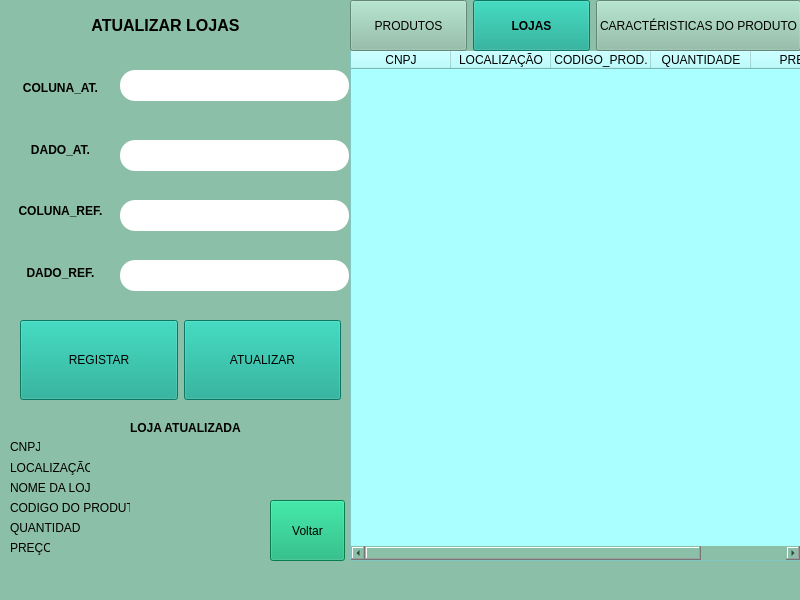
<?xml version="1.0" encoding="UTF-8"?>
<ui version="4.0">
 <class>MainWindow</class>
 <widget class="QMainWindow" name="MainWindow">
  <property name="geometry">
   <rect>
    <x>0</x>
    <y>0</y>
    <width>800</width>
    <height>600</height>
   </rect>
  </property>
  <property name="windowTitle">
   <string>MainWindow</string>
  </property>
  <property name="styleSheet">
   <string notr="true">background-color:rgb(140, 191, 167)</string>
  </property>
  <widget class="QWidget" name="centralwidget">
   <widget class="QTableWidget" name="tableWidget">
    <property name="geometry">
     <rect>
      <x>350</x>
      <y>50</y>
      <width>451</width>
      <height>511</height>
     </rect>
    </property>
    <property name="styleSheet">
     <string notr="true">background-color: rgb(170, 255, 255);</string>
    </property>
    <column>
     <property name="text">
      <string>CNPJ</string>
     </property>
    </column>
    <column>
     <property name="text">
      <string>LOCALIZAÇÃO</string>
     </property>
    </column>
    <column>
     <property name="text">
      <string>CODIGO_PROD.</string>
     </property>
    </column>
    <column>
     <property name="text">
      <string>QUANTIDADE</string>
     </property>
    </column>
    <column>
     <property name="text">
      <string>PREÇO</string>
     </property>
    </column>
   </widget>
   <widget class="QLabel" name="label">
    <property name="geometry">
     <rect>
      <x>60</x>
      <y>0</y>
      <width>211</width>
      <height>51</height>
     </rect>
    </property>
    <property name="text">
     <string>&lt;html&gt;&lt;head/&gt;&lt;body&gt;&lt;p&gt;&lt;span style=&quot; font-size:12pt; font-weight:600;&quot;&gt;ATUALIZAR LOJAS&lt;/span&gt;&lt;/p&gt;&lt;/body&gt;&lt;/html&gt;</string>
    </property>
    <property name="alignment">
     <set>Qt::AlignCenter</set>
    </property>
   </widget>
   <widget class="QWidget" name="horizontalLayoutWidget">
    <property name="geometry">
     <rect>
      <x>350</x>
      <y>0</y>
      <width>451</width>
      <height>51</height>
     </rect>
    </property>
    <layout class="QHBoxLayout" name="horizontalLayout">
     <item>
      <widget class="QPushButton" name="pushButton_5">
       <property name="sizePolicy">
        <sizepolicy hsizetype="Preferred" vsizetype="Preferred">
         <horstretch>0</horstretch>
         <verstretch>0</verstretch>
        </sizepolicy>
       </property>
       <property name="text">
        <string>PRODUTOS</string>
       </property>
      </widget>
     </item>
     <item>
      <widget class="QPushButton" name="pushButton_4">
       <property name="sizePolicy">
        <sizepolicy hsizetype="Preferred" vsizetype="Preferred">
         <horstretch>0</horstretch>
         <verstretch>0</verstretch>
        </sizepolicy>
       </property>
       <property name="font">
        <font>
         <weight>75</weight>
         <bold>true</bold>
        </font>
       </property>
       <property name="styleSheet">
        <string notr="true">
background-color: rgb(15, 166, 141);</string>
       </property>
       <property name="text">
        <string>LOJAS</string>
       </property>
      </widget>
     </item>
     <item>
      <widget class="QPushButton" name="pushButton_3">
       <property name="sizePolicy">
        <sizepolicy hsizetype="Preferred" vsizetype="Preferred">
         <horstretch>0</horstretch>
         <verstretch>0</verstretch>
        </sizepolicy>
       </property>
       <property name="text">
        <string>CARACTÉRISTICAS DO PRODUTO</string>
       </property>
      </widget>
     </item>
    </layout>
   </widget>
   <widget class="QLabel" name="label_7">
    <property name="geometry">
     <rect>
      <x>130</x>
      <y>420</y>
      <width>151</width>
      <height>16</height>
     </rect>
    </property>
    <property name="text">
     <string>&lt;html&gt;&lt;head/&gt;&lt;body&gt;&lt;p&gt;&lt;span style=&quot; font-weight:600;&quot;&gt;  LOJA  ATUALIZADA&lt;/span&gt;&lt;/p&gt;&lt;/body&gt;&lt;/html&gt;</string>
    </property>
   </widget>
   <widget class="QLabel" name="label_8">
    <property name="geometry">
     <rect>
      <x>10</x>
      <y>440</y>
      <width>47</width>
      <height>13</height>
     </rect>
    </property>
    <property name="text">
     <string>CNPJ:</string>
    </property>
   </widget>
   <widget class="QLabel" name="label_9">
    <property name="geometry">
     <rect>
      <x>40</x>
      <y>440</y>
      <width>131</width>
      <height>16</height>
     </rect>
    </property>
    <property name="text">
     <string/>
    </property>
   </widget>
   <widget class="QLabel" name="label_10">
    <property name="geometry">
     <rect>
      <x>10</x>
      <y>460</y>
      <width>101</width>
      <height>16</height>
     </rect>
    </property>
    <property name="text">
     <string>LOCALIZAÇÃO: </string>
    </property>
   </widget>
   <widget class="QLabel" name="label_11">
    <property name="geometry">
     <rect>
      <x>90</x>
      <y>460</y>
      <width>111</width>
      <height>16</height>
     </rect>
    </property>
    <property name="text">
     <string/>
    </property>
   </widget>
   <widget class="QLabel" name="label_12">
    <property name="geometry">
     <rect>
      <x>10</x>
      <y>480</y>
      <width>121</width>
      <height>16</height>
     </rect>
    </property>
    <property name="text">
     <string>NOME DA LOJA:</string>
    </property>
   </widget>
   <widget class="QLabel" name="label_13">
    <property name="geometry">
     <rect>
      <x>90</x>
      <y>480</y>
      <width>101</width>
      <height>16</height>
     </rect>
    </property>
    <property name="text">
     <string/>
    </property>
   </widget>
   <widget class="QLabel" name="label_14">
    <property name="geometry">
     <rect>
      <x>10</x>
      <y>520</y>
      <width>81</width>
      <height>16</height>
     </rect>
    </property>
    <property name="text">
     <string>QUANTIDADE:</string>
    </property>
   </widget>
   <widget class="QLabel" name="label_15">
    <property name="geometry">
     <rect>
      <x>80</x>
      <y>520</y>
      <width>131</width>
      <height>16</height>
     </rect>
    </property>
    <property name="text">
     <string/>
    </property>
   </widget>
   <widget class="QLabel" name="label_16">
    <property name="geometry">
     <rect>
      <x>10</x>
      <y>540</y>
      <width>121</width>
      <height>16</height>
     </rect>
    </property>
    <property name="text">
     <string>PREÇO:</string>
    </property>
   </widget>
   <widget class="QLabel" name="label_17">
    <property name="geometry">
     <rect>
      <x>50</x>
      <y>540</y>
      <width>131</width>
      <height>16</height>
     </rect>
    </property>
    <property name="text">
     <string/>
    </property>
   </widget>
   <widget class="QWidget" name="horizontalLayoutWidget_2">
    <property name="geometry">
     <rect>
      <x>20</x>
      <y>320</y>
      <width>321</width>
      <height>80</height>
     </rect>
    </property>
    <layout class="QHBoxLayout" name="horizontalLayout_2">
     <item>
      <widget class="QPushButton" name="pushButton">
       <property name="enabled">
        <bool>true</bool>
       </property>
       <property name="sizePolicy">
        <sizepolicy hsizetype="Preferred" vsizetype="Preferred">
         <horstretch>0</horstretch>
         <verstretch>0</verstretch>
        </sizepolicy>
       </property>
       <property name="styleSheet">
        <string notr="true">
background-color: rgb(15, 166, 141);</string>
       </property>
       <property name="text">
        <string>REGISTAR</string>
       </property>
      </widget>
     </item>
     <item>
      <widget class="QPushButton" name="pushButton_2">
       <property name="sizePolicy">
        <sizepolicy hsizetype="Preferred" vsizetype="Preferred">
         <horstretch>0</horstretch>
         <verstretch>0</verstretch>
        </sizepolicy>
       </property>
       <property name="styleSheet">
        <string notr="true">
background-color: rgb(15, 166, 141);</string>
       </property>
       <property name="text">
        <string>ATUALIZAR</string>
       </property>
      </widget>
     </item>
    </layout>
   </widget>
   <widget class="QLabel" name="label_19">
    <property name="geometry">
     <rect>
      <x>10</x>
      <y>500</y>
      <width>121</width>
      <height>16</height>
     </rect>
    </property>
    <property name="text">
     <string>CODIGO DO PRODUTO:</string>
    </property>
   </widget>
   <widget class="QLabel" name="label_20">
    <property name="geometry">
     <rect>
      <x>130</x>
      <y>500</y>
      <width>121</width>
      <height>16</height>
     </rect>
    </property>
    <property name="text">
     <string/>
    </property>
   </widget>
   <widget class="QWidget" name="verticalLayoutWidget">
    <property name="geometry">
     <rect>
      <x>0</x>
      <y>60</y>
      <width>121</width>
      <height>241</height>
     </rect>
    </property>
    <layout class="QVBoxLayout" name="verticalLayout">
     <item>
      <widget class="QLabel" name="label_2">
       <property name="text">
        <string>&lt;html&gt;&lt;head/&gt;&lt;body&gt;&lt;p&gt;&lt;span style=&quot; font-weight:600;&quot;&gt;COLUNA_AT.&lt;/span&gt;&lt;/p&gt;&lt;/body&gt;&lt;/html&gt;</string>
       </property>
       <property name="alignment">
        <set>Qt::AlignCenter</set>
       </property>
      </widget>
     </item>
     <item>
      <widget class="QLabel" name="label_3">
       <property name="text">
        <string>&lt;html&gt;&lt;head/&gt;&lt;body&gt;&lt;p&gt;&lt;span style=&quot; font-weight:600;&quot;&gt;DADO_AT.&lt;/span&gt;&lt;/p&gt;&lt;/body&gt;&lt;/html&gt;</string>
       </property>
       <property name="alignment">
        <set>Qt::AlignCenter</set>
       </property>
      </widget>
     </item>
     <item>
      <widget class="QLabel" name="label_18">
       <property name="text">
        <string>&lt;html&gt;&lt;head/&gt;&lt;body&gt;&lt;p&gt;&lt;span style=&quot; font-weight:600;&quot;&gt;COLUNA_REF.&lt;/span&gt;&lt;/p&gt;&lt;/body&gt;&lt;/html&gt;</string>
       </property>
       <property name="alignment">
        <set>Qt::AlignCenter</set>
       </property>
      </widget>
     </item>
     <item>
      <widget class="QLabel" name="label_4">
       <property name="text">
        <string>&lt;html&gt;&lt;head/&gt;&lt;body&gt;&lt;p&gt;&lt;span style=&quot; font-weight:600;&quot;&gt;DADO_REF.&lt;/span&gt;&lt;/p&gt;&lt;/body&gt;&lt;/html&gt;</string>
       </property>
       <property name="alignment">
        <set>Qt::AlignCenter</set>
       </property>
      </widget>
     </item>
    </layout>
   </widget>
   <widget class="QPushButton" name="pushButton_6">
    <property name="geometry">
     <rect>
      <x>270</x>
      <y>500</y>
      <width>75</width>
      <height>61</height>
     </rect>
    </property>
    <property name="styleSheet">
     <string notr="true">background-color: rgb(10, 175, 112);
</string>
    </property>
    <property name="text">
     <string>Voltar</string>
    </property>
   </widget>
   <widget class="QLineEdit" name="lineEdit">
    <property name="geometry">
     <rect>
      <x>120</x>
      <y>260</y>
      <width>229</width>
      <height>31</height>
     </rect>
    </property>
    <property name="sizePolicy">
     <sizepolicy hsizetype="Preferred" vsizetype="Preferred">
      <horstretch>0</horstretch>
      <verstretch>0</verstretch>
     </sizepolicy>
    </property>
    <property name="font">
     <font>
      <pointsize>12</pointsize>
     </font>
    </property>
    <property name="styleSheet">
     <string notr="true">background-color: rgb(255, 170, 0);
border-color: qlineargradient(spread:pad, x1:0, y1:0, x2:1, y2:0, stop:0 rgba(0, 0, 0, 255), stop:1 rgba(255, 255, 255, 255));
border-color: rgb(0, 0, 0);
border-radius:15px;
background-color: rgb(255, 255, 255);
border-color: qlineargradient(spread:pad, x1:0, y1:0, x2:1, y2:0, stop:0 rgba(0, 0, 0, 255), stop:1 rgba(255, 255, 255, 255));
border-width: 2px; 
border - style:outset;
border - color:black;</string>
    </property>
   </widget>
   <widget class="QLineEdit" name="lineEdit_2">
    <property name="geometry">
     <rect>
      <x>120</x>
      <y>200</y>
      <width>229</width>
      <height>31</height>
     </rect>
    </property>
    <property name="sizePolicy">
     <sizepolicy hsizetype="Preferred" vsizetype="Preferred">
      <horstretch>0</horstretch>
      <verstretch>0</verstretch>
     </sizepolicy>
    </property>
    <property name="font">
     <font>
      <pointsize>12</pointsize>
     </font>
    </property>
    <property name="styleSheet">
     <string notr="true">background-color: rgb(255, 170, 0);
border-color: qlineargradient(spread:pad, x1:0, y1:0, x2:1, y2:0, stop:0 rgba(0, 0, 0, 255), stop:1 rgba(255, 255, 255, 255));
border-color: rgb(0, 0, 0);
border-radius:15px;
background-color: rgb(255, 255, 255);
border-color: qlineargradient(spread:pad, x1:0, y1:0, x2:1, y2:0, stop:0 rgba(0, 0, 0, 255), stop:1 rgba(255, 255, 255, 255));
border-width: 2px; 
border - style:outset;
border - color:black;</string>
    </property>
   </widget>
   <widget class="QLineEdit" name="lineEdit_3">
    <property name="geometry">
     <rect>
      <x>120</x>
      <y>140</y>
      <width>229</width>
      <height>31</height>
     </rect>
    </property>
    <property name="sizePolicy">
     <sizepolicy hsizetype="Preferred" vsizetype="Preferred">
      <horstretch>0</horstretch>
      <verstretch>0</verstretch>
     </sizepolicy>
    </property>
    <property name="font">
     <font>
      <pointsize>12</pointsize>
     </font>
    </property>
    <property name="styleSheet">
     <string notr="true">background-color: rgb(255, 170, 0);
border-color: qlineargradient(spread:pad, x1:0, y1:0, x2:1, y2:0, stop:0 rgba(0, 0, 0, 255), stop:1 rgba(255, 255, 255, 255));
border-color: rgb(0, 0, 0);
border-radius:15px;
background-color: rgb(255, 255, 255);
border-color: qlineargradient(spread:pad, x1:0, y1:0, x2:1, y2:0, stop:0 rgba(0, 0, 0, 255), stop:1 rgba(255, 255, 255, 255));
border-width: 2px; 
border - style:outset;
border - color:black;</string>
    </property>
   </widget>
   <widget class="QLineEdit" name="lineEdit_4">
    <property name="geometry">
     <rect>
      <x>120</x>
      <y>70</y>
      <width>229</width>
      <height>31</height>
     </rect>
    </property>
    <property name="sizePolicy">
     <sizepolicy hsizetype="Preferred" vsizetype="Preferred">
      <horstretch>0</horstretch>
      <verstretch>0</verstretch>
     </sizepolicy>
    </property>
    <property name="font">
     <font>
      <pointsize>12</pointsize>
     </font>
    </property>
    <property name="styleSheet">
     <string notr="true">background-color: rgb(255, 170, 0);
border-color: qlineargradient(spread:pad, x1:0, y1:0, x2:1, y2:0, stop:0 rgba(0, 0, 0, 255), stop:1 rgba(255, 255, 255, 255));
border-color: rgb(0, 0, 0);
border-radius:15px;
background-color: rgb(255, 255, 255);
border-color: qlineargradient(spread:pad, x1:0, y1:0, x2:1, y2:0, stop:0 rgba(0, 0, 0, 255), stop:1 rgba(255, 255, 255, 255));
border-width: 2px; 
border - style:outset;
border - color:black;</string>
    </property>
   </widget>
  </widget>
  <widget class="QMenuBar" name="menubar">
   <property name="geometry">
    <rect>
     <x>0</x>
     <y>0</y>
     <width>800</width>
     <height>21</height>
    </rect>
   </property>
  </widget>
  <widget class="QStatusBar" name="statusbar"/>
 </widget>
 <resources/>
 <connections/>
</ui>
